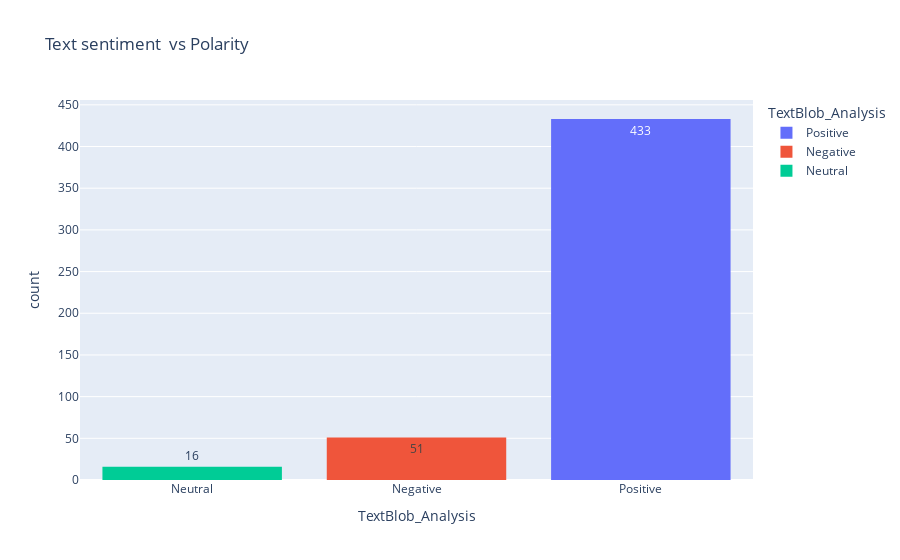

The code cell stored with this chart in its notebook:
### Markdown cell above
when count the value of TextBlob_Analysis we can see the number positive reviews having the most

### Code cell
senti_help= pd.DataFrame(df11, columns = ['TextBlob_Analysis', 'TextBlob_Polarity'])
senti_help = senti_help[senti_help['TextBlob_Analysis'] != 0.00] 

fig = px.histogram(df11, x='TextBlob_Analysis',y='TextBlob_Polarity',color='TextBlob_Analysis',histfunc="count",
            text_auto=True, title='Text sentiment  vs Polarity' ).update_xaxes(categoryorder='total ascending')
fig.show()

### Figure 1 — Plotly figure (JSON) as saved in the notebook; plotly's stock layout.template omitted (floating-point values rounded to 4 significant figures; data arrays with more than 128 entries replaced by an {"elided": "..."} marker saying what was removed)
{"data": [{"alignmentgroup": "True", "bingroup": "x", "histfunc": "count", "hovertemplate": "TextBlob_Analysis=%{x}<br>count=%{y}<extra></extra>", "legendgroup": "Positive", "marker": {"color": "#636efa", "pattern": {"shape": ""}}, "name": "Positive", "offsetgroup": "Positive", "orientation": "v", "showlegend": true, "texttemplate": "%{value}", "type": "histogram", "x": {"elided": "433 str values"}, "xaxis": "x", "y": {"elided": "433 float values"}, "yaxis": "y"}, {"alignmentgroup": "True", "bingroup": "x", "histfunc": "count", "hovertemplate": "TextBlob_Analysis=%{x}<br>count=%{y}<extra></extra>", "legendgroup": "Negative", "marker": {"color": "#EF553B", "pattern": {"shape": ""}}, "name": "Negative", "offsetgroup": "Negative", "orientation": "v", "showlegend": true, "texttemplate": "%{value}", "type": "histogram", "x": ["Negative", "Negative", "Negative", "Negative", "Negative", "Negative", "Negative", "Negative", "Negative", "Negative", "Negative", "Negative", "Negative", "Negative", "Negative", "Negative", "Negative", "Negative", "Negative", "Negative", "Negative", "Negative", "Negative", "Negative", "Negative", "Negative", "Negative", "Negative", "Negative", "Negative", "Negative", "Negative", "Negative", "Negative", "Negative", "Negative", "Negative", "Negative", "Negative", "Negative", "Negative", "Negative", "Negative", "Negative", "Negative", "Negative", "Negative", "Negative", "Negative", "Negative", "Negative"], "xaxis": "x", "y": [-0.5, -0.07083, -0.1307, -0.5, -0.2583, -0.25, -0.01157, -0.1667, -0.03017, -0.3533, -0.08333, -0.1222, -0.2185, -0.1222, -0.05833, -0.02202, -0.25, -0.2018, -0.06417, -0.01515, -0.3786, -0.1203, -0.06458, -0.3056, -0.5, -0.07333, -0.02378, -0.1, -0.08558, -0.1955, -0.01136, -0.06806, -0.5, -0.5, -0.3333, -0.1, -0.15, -0.07143, -0.1271, -0.2958, -0.2333, -0.8, -0.3333, -0.04583, -0.3833, -0.1036, -0.02639, -0.2333, -0.1444, -0.06111, -0.1094], "yaxis": "y"}, {"alignmentgroup": "True", "bingroup": "x", "histfunc": "count", "hovertemplate": "TextBlob_Analysis=%{x}<br>count=%{y}<extra></extra>", "legendgroup": "Neutral", "marker": {"color": "#00cc96", "pattern": {"shape": ""}}, "name": "Neutral", "offsetgroup": "Neutral", "orientation": "v", "showlegend": true, "texttemplate": "%{value}", "type": "histogram", "x": ["Neutral", "Neutral", "Neutral", "Neutral", "Neutral", "Neutral", "Neutral", "Neutral", "Neutral", "Neutral", "Neutral", "Neutral", "Neutral", "Neutral", "Neutral", "Neutral"], "xaxis": "x", "y": [0, 0, 0, 0, 0, 0, 0, 0, 0, 0, 0, 0, 0, 0, 0, 0], "yaxis": "y"}], "layout": {"barmode": "relative", "legend": {"title": {"text": "TextBlob_Analysis"}, "tracegroupgap": 0}, "title": {"text": "Text sentiment  vs Polarity"}, "xaxis": {"anchor": "y", "categoryarray": ["Positive", "Negative", "Neutral"], "categoryorder": "total ascending", "domain": [0, 1], "title": {"text": "TextBlob_Analysis"}}, "yaxis": {"anchor": "x", "domain": [0, 1], "title": {"text": "count"}}}}
